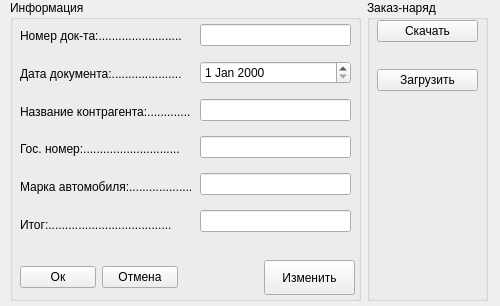
<?xml version="1.0" encoding="UTF-8"?>
<ui version="4.0">
 <class>zakaznaryad</class>
 <widget class="QWidget" name="zakaznaryad">
  <property name="geometry">
   <rect>
    <x>0</x>
    <y>0</y>
    <width>500</width>
    <height>306</height>
   </rect>
  </property>
  <property name="sizePolicy">
   <sizepolicy hsizetype="Maximum" vsizetype="Maximum">
    <horstretch>0</horstretch>
    <verstretch>0</verstretch>
   </sizepolicy>
  </property>
  <property name="minimumSize">
   <size>
    <width>500</width>
    <height>300</height>
   </size>
  </property>
  <property name="maximumSize">
   <size>
    <width>500</width>
    <height>306</height>
   </size>
  </property>
  <property name="windowTitle">
   <string>Учет и ремонт Транспортных средств</string>
  </property>
  <widget class="QGroupBox" name="groupBox">
   <property name="geometry">
    <rect>
     <x>10</x>
     <y>0</y>
     <width>351</width>
     <height>301</height>
    </rect>
   </property>
   <property name="title">
    <string>Информация</string>
   </property>
   <widget class="QWidget" name="layoutWidget">
    <property name="geometry">
     <rect>
      <x>190</x>
      <y>15</y>
      <width>151</width>
      <height>231</height>
     </rect>
    </property>
    <layout class="QVBoxLayout" name="verticalLayout_2">
     <item>
      <widget class="QLineEdit" name="lineNumber"/>
     </item>
     <item>
      <widget class="QDateEdit" name="lineDate"/>
     </item>
     <item>
      <widget class="QLineEdit" name="lineNameContragent"/>
     </item>
     <item>
      <widget class="QLineEdit" name="lineGosNumber"/>
     </item>
     <item>
      <widget class="QLineEdit" name="lineBrand"/>
     </item>
     <item>
      <widget class="QLineEdit" name="lineSum"/>
     </item>
    </layout>
   </widget>
   <widget class="QPushButton" name="btnChange">
    <property name="geometry">
     <rect>
      <x>254</x>
      <y>260</y>
      <width>91</width>
      <height>35</height>
     </rect>
    </property>
    <property name="text">
     <string>Изменить</string>
    </property>
   </widget>
   <widget class="QWidget" name="layoutWidget">
    <property name="geometry">
     <rect>
      <x>10</x>
      <y>20</y>
      <width>181</width>
      <height>221</height>
     </rect>
    </property>
    <layout class="QVBoxLayout" name="verticalLayout">
     <item>
      <widget class="QLabel" name="label_10">
       <property name="text">
        <string>Номер док-та:.........................</string>
       </property>
      </widget>
     </item>
     <item>
      <widget class="QLabel" name="label">
       <property name="text">
        <string>Дата документа:.....................</string>
       </property>
      </widget>
     </item>
     <item>
      <widget class="QLabel" name="label_6">
       <property name="text">
        <string>Название контрагента:.............</string>
       </property>
      </widget>
     </item>
     <item>
      <widget class="QLabel" name="label_7">
       <property name="text">
        <string>Гос. номер:.............................</string>
       </property>
      </widget>
     </item>
     <item>
      <widget class="QLabel" name="label_2">
       <property name="text">
        <string>Марка автомобиля:...................</string>
       </property>
      </widget>
     </item>
     <item>
      <widget class="QLabel" name="label_11">
       <property name="text">
        <string>Итог:.....................................</string>
       </property>
      </widget>
     </item>
    </layout>
   </widget>
  </widget>
  <widget class="QWidget" name="layoutWidget">
   <property name="geometry">
    <rect>
     <x>20</x>
     <y>262</y>
     <width>158</width>
     <height>31</height>
    </rect>
   </property>
   <layout class="QHBoxLayout" name="horizontalLayout_7">
    <item>
     <widget class="QPushButton" name="btnOk">
      <property name="text">
       <string>Ок</string>
      </property>
     </widget>
    </item>
    <item>
     <widget class="QPushButton" name="btnReturnToOrderForRepair">
      <property name="text">
       <string>Отмена</string>
      </property>
     </widget>
    </item>
   </layout>
  </widget>
  <widget class="QGroupBox" name="groupBox_2">
   <property name="geometry">
    <rect>
     <x>367</x>
     <y>0</y>
     <width>121</width>
     <height>301</height>
    </rect>
   </property>
   <property name="title">
    <string>Заказ-наряд</string>
   </property>
   <widget class="QWidget" name="layoutWidget">
    <property name="geometry">
     <rect>
      <x>10</x>
      <y>20</y>
      <width>101</width>
      <height>71</height>
     </rect>
    </property>
    <layout class="QVBoxLayout" name="verticalLayout_3">
     <item>
      <widget class="QPushButton" name="btnDwnld">
       <property name="text">
        <string>Скачать</string>
       </property>
      </widget>
     </item>
     <item>
      <spacer name="verticalSpacer">
       <property name="orientation">
        <enum>Qt::Vertical</enum>
       </property>
       <property name="sizeHint" stdset="0">
        <size>
         <width>20</width>
         <height>40</height>
        </size>
       </property>
      </spacer>
     </item>
     <item>
      <widget class="QPushButton" name="btnLoad">
       <property name="text">
        <string>Загрузить</string>
       </property>
      </widget>
     </item>
    </layout>
   </widget>
  </widget>
 </widget>
 <resources/>
 <connections/>
</ui>
